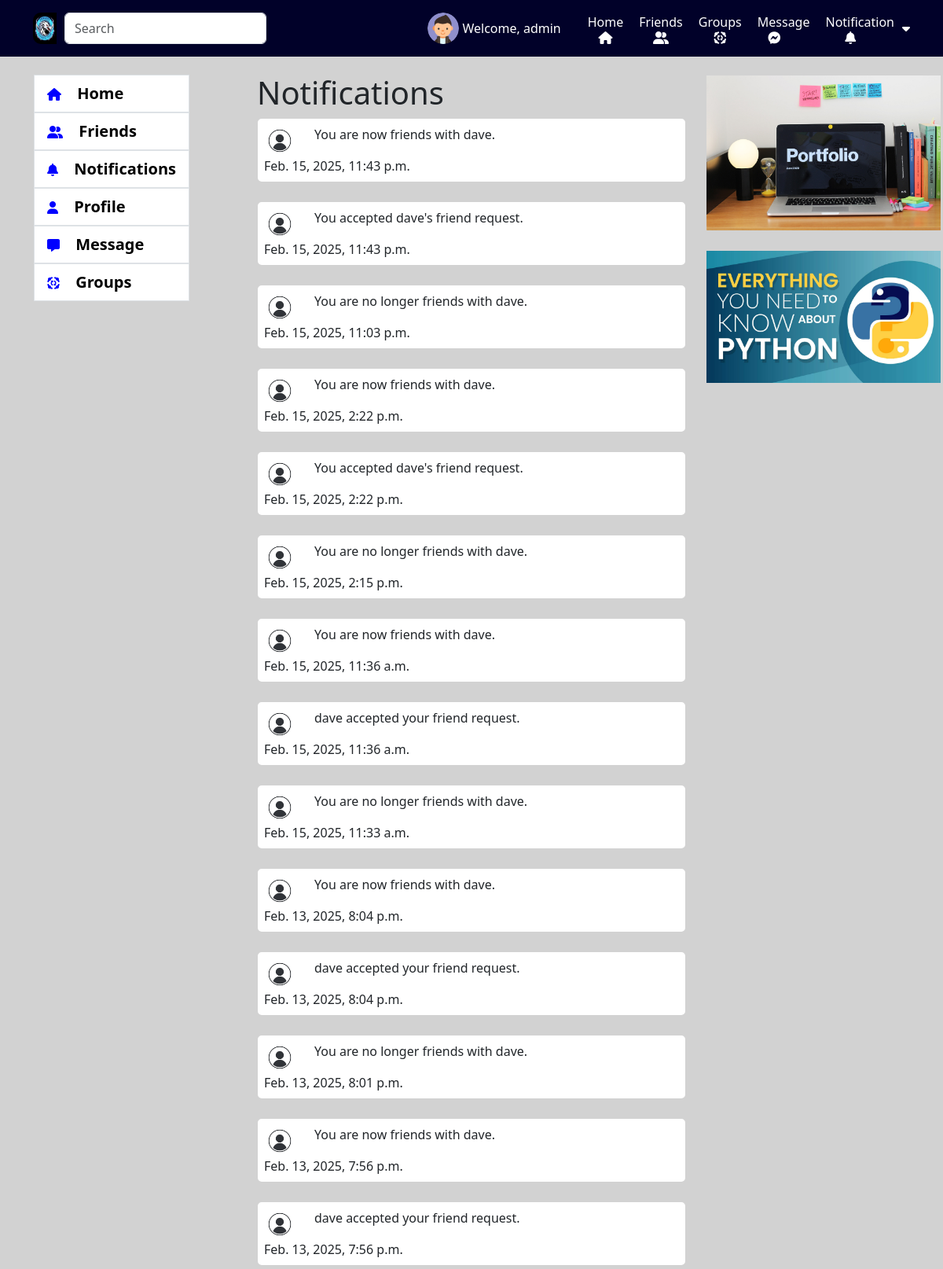
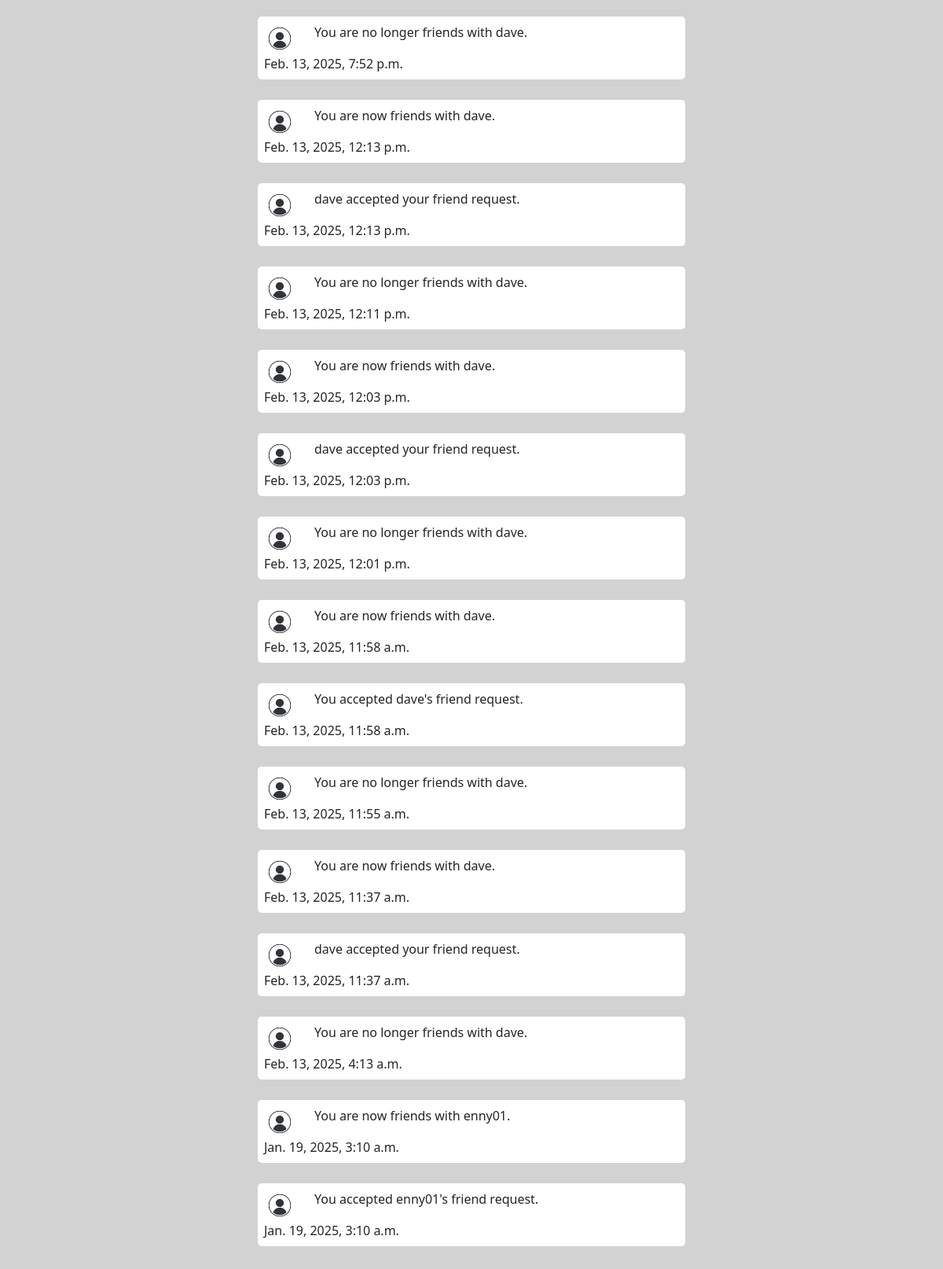
The page /notification/ (signed in) on the database its author committed (2 pictures, top to bottom).
### account/models.py (models this page shows, shortened)
class Accounts(AbstractBaseUser):
    email = models.EmailField(verbose_name="email", max_length=60, unique=True)
    username = models.CharField(max_length=30, unique=True)
    first_name = models.CharField(max_length=30, null=True, blank=True)
    last_name = models.CharField(max_length=30, null=True, blank=True)
    date_joined = models.DateTimeField(
        verbose_name='date joined', auto_now_add=True)
    last_login = models.DateTimeField(verbose_name='last login', auto_now=True)
    is_admin = models.BooleanField(default=False)
    is_active = models.BooleanField(default=True)
    is_staff = models.BooleanField(default=False)
    is_superuser = models.BooleanField(default=False)
    profile_image = models.ImageField(max_length=255, upload_to=get_profile_image_filepath,
                                      null=True, blank=True, default=get_default_profile_image)
    hide_email = models.BooleanField(default=True)
    uid = models.CharField(max_length=225, blank=True, null=True)
    USERNAME_FIELD = 'email'
    REQUIRED_FIELDS = ['username']
    objects = MyAccountManager()

### notification_app/models.py (models this page shows, shortened)
class Notification(models.Model):
    target = models.ForeignKey(
        settings.AUTH_USER_MODEL, on_delete=models.CASCADE)
    from_user = models.ForeignKey(
        settings.AUTH_USER_MODEL, on_delete=models.CASCADE, null=True, blank=True, related_name='from_user')
    redirect_url = models.URLField(max_length=500, null=True, unique=False,
                                   blank=True, help_text="The URL to redirect to when to clicked")
    verb = models.CharField(
        max_length=255, unique=False, blank=True, null=True)
    timestamp = models.DateTimeField(auto_now_add=True)
    read = models.BooleanField(default=False)
    content_type = models.ForeignKey(ContentType, on_delete=models.SET_NULL, null=True)
    object_id = models.PositiveBigIntegerField()
    content_object = GenericForeignKey()

### notification_app/views.py (the view)
# urls.py: path('', notification_index, name="notification-index")
def notification_index(request):
    context = {}
    user = request.user
    if user.is_authenticated:
        friend_request_ct = ContentType.objects.get_for_model(FriendRequest)
        friend_list_ct = ContentType.objects.get_for_model(FriendsList)
        notifications = Notification.objects.filter(target=user, content_type__in=[
                                                    friend_request_ct, friend_list_ct]).order_by('-timestamp')
        context['notifications'] = notifications
    return render(request, 'notification_app/notification.html', context)

### account/views.py (called while the page is built)
def get_tokens_for_user(user):
    refresh = RefreshToken.for_user(user)
    return {
        'token': {
            'refresh': str(refresh),
            'access': str(refresh.access_token),
        },
        'msg': 'Login Successfully'
    }

### notification_app/context_processors.py (called while the page is built)
def get_user_token(request):
    user = request.user
    return {'user_access_token': get_tokens_for_user(user)['token']['access']}

### notification_app/templates/notification_app/notification.html (shortened to what this page needs)
{% extends 'base.html' %}
{% load static %}
{% block content %}
<br>
    <div class="row">
      <div class="col-3 left-notification-container">
        {% include 'snippets/left-menu.html' %}
      </div>
      <div class="col-sm-12 col-md-6 mx-auto">
        <h1>Notifications</h1>
        {% for i in notifications %}
        <div class="card p-2">
            <div class="d-flex align-items-center">
              <img class="rounded" style="width: 40px; height: 40px;" src="{{ i.from_user.profile_image.url }}" alt="" srcset="">
              <p class="ms-4">{{ i.verb }}</p>
            </div>
            <span class="font-weight-bold">{{ i.timestamp }}</span>
        </div>
        <br>
        {% endfor %}
      </div>
      <div class="col-3 right-notification-container">
        <div class="card">
          {% include 'snippets/right-data.html' %}
        </div>
      </div>
    </div>
{% endblock %}

### templates/base.html (shortened to what this page needs)
{% load static %}
<!DOCTYPE html>
<html lang="en">
<head>
  <link rel="stylesheet" href="{% static 'css/style.css' %}">
  <link rel="stylesheet" href="{% static 'css/home.css' %}">
  <link rel="stylesheet" href="{% static 'css/left-menu.css' %}">
  <link rel="stylesheet" href="{% static 'css/group-detail.css' %}">
  <link rel="stylesheet" href="{% static 'css/friend.css' %}">
  <link rel="stylesheet" href="https://cdnjs.cloudflare.com/ajax/libs/font-awesome/6.4.0/css/all.min.css"
 />
  <link href="{% static 'css/dist/css/bootstrap.min.css' %}" rel="stylesheet">
  <link rel="stylesheet" href="https://cdnjs.cloudflare.com/ajax/libs/highlight.js/10.2.0/styles/default.min.css"
 />
</head>
<body style="background-color: rgb(210, 210, 210);">
  {% include 'snippets/header.html' %}
  <div class="container wrapper" style="padding-top: 70px; padding-bottom: 20px;">
    {% block content %}
    {% endblock %}
  </div>
</body>
</html>

### templates/snippets/header.html (shortened to what this page needs)
{% load static %}
<nav class="navbar fixed-top top-navbar" id="mynav" data-token="{{ user_access_token }}">
  <div class="container d-flex flex-row justify -content-between" id="myheader">
    <div>
      <div class="d-flex">
        <a href="/">
          <img src="{% static 'img/logoimage.webp' %}" alt="" srcset=""
            style="width: 40px; height: 40px; padding-right: 10px; border-radius: 10px;">
        </a>
        <input class="form-control me-2 w-100" type="search" id="input-data" name="q" placeholder="Search"
          aria-label="Search">
      </div>
    </div>
    <div class="menu-left">
      {% if request.user.is_authenticated %}
      <a href="{% url 'profile-index' %}" class="anch">
        <img class="me-1 profile-pic" src="{{ request.user.profile_image.url }}" alt="">
      </a>
      {% else %}
      <img class="me-1 profile-pic" src="{% static 'img/profile_image.png' %}" alt="">
      {% endif %}
      <a href="{% url 'profile-index' %}" class="anch">
        <p class="me-4 mt-3 text-white">Welcome, {{ request.user.username }}</p>
      </a>
      <a href="{% url 'index' %}" class="home">
        <span class="text-white">Home</span>
        <i class="fa-solid fa-house text-white"></i>
      </a>
      <a href="{% url 'friend-index' %}" class="home">
        <span class="text-white">Friends</span>
        <i class="fa-solid fa-user-group text-white"></i>
      </a>
      <a href="{% url 'group-list' %}" class="home">
        <span class="text-white">Groups</span>
        <i class="fa-solid fa-group-arrows-rotate text-white"></i>
      </a>
      <a class="home" id="btn-chat-notifi">
        <span class="text-white">Message</span>
        <i class="fa-brands fa-facebook-messenger me-4 text-white"></i>
      </a>
      <a class="home" id="btn-notifi" onclick="setGeneralNotificationsAsRead()">
        <span class="text-white">Notification</span>
        <i class="fa-solid fa-bell me-4 text-white"></i>
      </a>
      <a href="#" id="logout">
        <i class="fa-solid fa-caret-down text-white"></i>
      </a>
    </div>
  </div>
</nav>

### templates/snippets/general_notifications.html (shortened to what this page needs)
{% load static %}

### templates/snippets/chat_notifications.html (shortened to what this page needs)
{% load static %}

### templates/snippets/left-menu.html (shortened to what this page needs)
<div class="card position-fixed">
    <ul class="list-group">
        <a href="{% url 'index' %}" class="anch">
        <li class="list-group-item menuhover active1">
                <i class="fa-solid fa-house me-3"></i>
          <span>Home</span>
        </li>
    </a>
    <a href="{% url 'friend-index' %}" class="anch">
        <li class="list-group-item menuhover">
                <i class="fa-solid fa-user-group me-3"></i>
                <span>Friends</span>
        </li>
    </a>
    <a href="{% url 'notification-index' %}" class="anch">
        <li class="list-group-item menuhover">
                <i class="fa-solid fa-bell me-3"></i>
          <span>Notifications</span>
        </li>
    </a>
    <a href="{% url 'profile-index' %}" class="anch">
        <li class="list-group-item menuhover">
                <i class="fa-solid fa-user me-3"></i>
          <span>Profile</span>
        </li>
    </a>
    <a href="{% url 'private-chat-room' %}" class="anch">
        <li class="list-group-item menuhover">
                <i class="fa-solid fa-message me-3"></i>
          <span>Message</span>
        </li>
    </a>
    <a href="{% url 'group-list' %}" class="anch">
        <li class="list-group-item menuhover">
                <i class="fa-solid fa-group-arrows-rotate me-3"></i>
          <span>Groups</span>
        </li>
    </a>
      </ul>
</div>

### templates/snippets/right-data.html
{% load static %}
<div class="position-fixed w-25">
    <div class="card">
        <img class="w-100" src="{% static 'img/Portfolio-Desk.jpeg' %}" alt="" srcset="">
    </div>
    <br>
    <div class="card">
        <img class="w-100" src="{% static 'img/python.jpeg' %}" alt="" srcset="">
    </div>
</div>

### static/css/style.css (style rules this page uses)
body { display: block; position: relative; }
.anch { text-decoration: none; cursor: pointer; }
.anch i { color: blue; }
.anch span { color: black; font-weight: bold; font-size: 20px; }
.profile-pic { width: 40px; height: 40px; border-radius: 100%; }
.home { display: flex; flex-direction: column; align-items: center; padding: 5px; text-align: center; margin-left: 5px; margin-right: 5px; }
#myheader { position: relative; width: 100%; }
.top-navbar { background-color: rgb(1, 1, 41); }
.menu-left { display: flex; flex-direction: row; align-items: center; }
.menu-left a { text-decoration: none; }

### static/css/left-menu.css (style rules this page uses)
.menuhover { cursor: pointer; }
.active1 { background-color: rgb(221, 221, 221); }

### rows shown on the page
Accounts: user.profile_image (picture), user.username "admin"
Notification: from_user.profile_image (picture), verb "You are now friends with dave.", timestamp "Feb. 15, 2025, 11:43 p.m."
Notification: from_user.profile_image (picture), verb "You accepted dave's friend request.", timestamp "Feb. 15, 2025, 11:43 p.m."
Notification: from_user.profile_image (picture), verb "You are no longer friends with dave.", timestamp "Feb. 15, 2025, 11:03 p.m."
Notification: from_user.profile_image (picture), verb "You are now friends with dave.", timestamp "Feb. 15, 2025, 2:22 p.m."
Notification: from_user.profile_image (picture), verb "You accepted dave's friend request.", timestamp "Feb. 15, 2025, 2:22 p.m."
Notification: from_user.profile_image (picture), verb "You are no longer friends with dave.", timestamp "Feb. 15, 2025, 2:15 p.m."
Notification: from_user.profile_image (picture), verb "You are now friends with dave.", timestamp "Feb. 15, 2025, 11:36 a.m."
Notification: from_user.profile_image (picture), verb "dave accepted your friend request.", timestamp "Feb. 15, 2025, 11:36 a.m."
Notification: from_user.profile_image (picture), verb "You are no longer friends with dave.", timestamp "Feb. 15, 2025, 11:33 a.m."
Notification: from_user.profile_image (picture), verb "You are now friends with dave.", timestamp "Feb. 13, 2025, 8:04 p.m."
Notification: from_user.profile_image (picture), verb "dave accepted your friend request.", timestamp "Feb. 13, 2025, 8:04 p.m."
Notification: from_user.profile_image (picture), verb "You are no longer friends with dave.", timestamp "Feb. 13, 2025, 8:01 p.m."
Notification: from_user.profile_image (picture), verb "You are now friends with dave.", timestamp "Feb. 13, 2025, 7:56 p.m."
Notification: from_user.profile_image (picture), verb "dave accepted your friend request.", timestamp "Feb. 13, 2025, 7:56 p.m."
Notification: from_user.profile_image (picture), verb "You are no longer friends with dave.", timestamp "Feb. 13, 2025, 7:52 p.m."
Notification: from_user.profile_image (picture), verb "You are now friends with dave.", timestamp "Feb. 13, 2025, 12:13 p.m."
Notification: from_user.profile_image (picture), verb "dave accepted your friend request.", timestamp "Feb. 13, 2025, 12:13 p.m."
Notification: from_user.profile_image (picture), verb "You are no longer friends with dave.", timestamp "Feb. 13, 2025, 12:11 p.m."
Notification: from_user.profile_image (picture), verb "You are now friends with dave.", timestamp "Feb. 13, 2025, 12:03 p.m."
Notification: from_user.profile_image (picture), verb "dave accepted your friend request.", timestamp "Feb. 13, 2025, 12:03 p.m."
Notification: from_user.profile_image (picture), verb "You are no longer friends with dave.", timestamp "Feb. 13, 2025, 12:01 p.m."
Notification: from_user.profile_image (picture), verb "You are now friends with dave.", timestamp "Feb. 13, 2025, 11:58 a.m."
Notification: from_user.profile_image (picture), verb "You accepted dave's friend request.", timestamp "Feb. 13, 2025, 11:58 a.m."
Notification: from_user.profile_image (picture), verb "You are no longer friends with dave.", timestamp "Feb. 13, 2025, 11:55 a.m."
Notification: from_user.profile_image (picture), verb "You are now friends with dave.", timestamp "Feb. 13, 2025, 11:37 a.m."
Notification: from_user.profile_image (picture), verb "dave accepted your friend request.", timestamp "Feb. 13, 2025, 11:37 a.m."
Notification: from_user.profile_image (picture), verb "You are no longer friends with dave.", timestamp "Feb. 13, 2025, 4:13 a.m."
Notification: from_user.profile_image (picture), verb "You are now friends with enny01.", timestamp "Jan. 19, 2025, 3:10 a.m."
Notification: from_user.profile_image (picture), verb "You accepted enny01's friend request.", timestamp "Jan. 19, 2025, 3:10 a.m."
